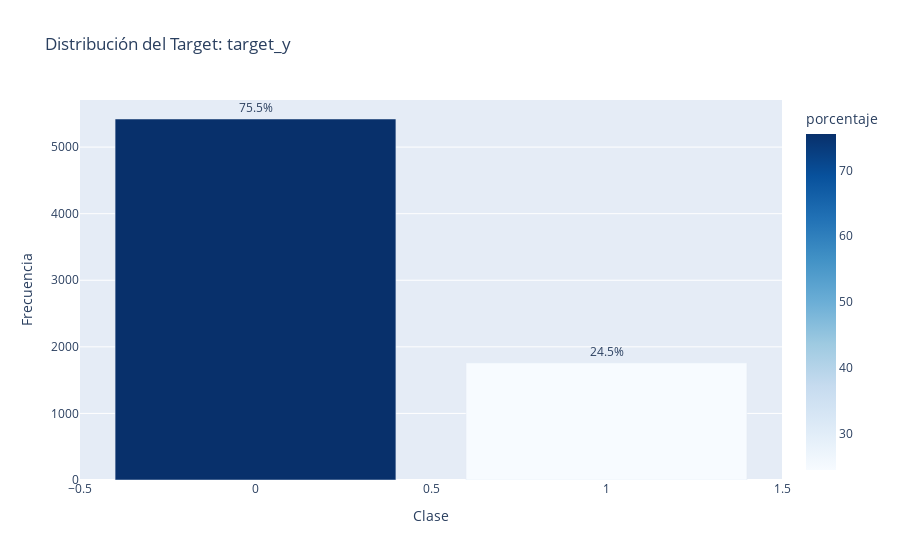
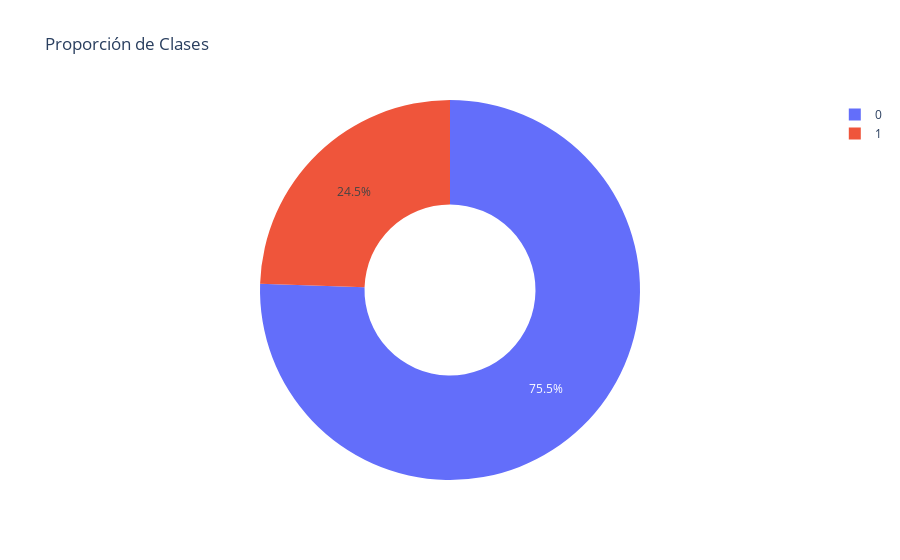
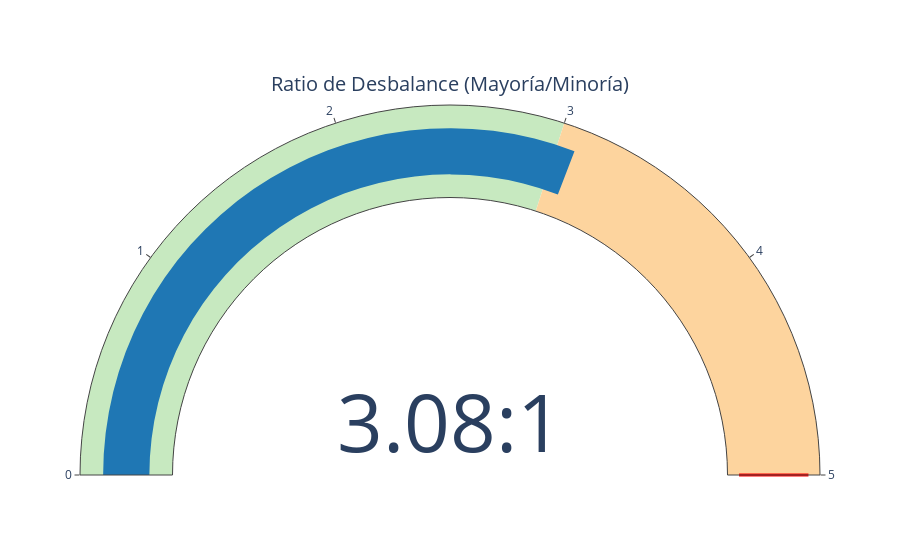

The cell these charts' notebook holds for them, in order:
### Markdown cell above
### 📊 Exploración del Target: Entendiendo el Desbalance

Antes de modelar, es crucial entender la distribución de nuestra variable objetivo.

### Code cell
# Exploración del Target (versión interactiva y legible)
target_col_raw = TARGET_COL if TARGET_COL in df_raw.columns else df_raw.columns[-1]
y_raw = df_raw[target_col_raw]

# Conteos y métricas básicas
counts = y_raw.value_counts(dropna=False)
n_classes = len(counts)
imbalance_ratio = counts.max() / counts.min() if n_classes > 1 else 1

summary_lines = [
    f"Clases: {n_classes}",
    f"Mayoría: {counts.idxmax()} ({counts.max():,} | {counts.max()/len(y_raw)*100:.2f}%)",
]
if n_classes > 1:
    summary_lines.append(
        f"Minoría: {counts.idxmin()} ({counts.min():,} | {counts.min()/len(y_raw)*100:.2f}%)")
summary_lines.append(f"Ratio desbalance: {imbalance_ratio:.1f}:1")

# --- Gráfico 1: Barras ordenadas ---
bar_df = counts.reset_index()
bar_df.columns = ['clase', 'frecuencia']
bar_df['porcentaje'] = bar_df['frecuencia'] / len(y_raw) * 100
bar_fig = px.bar(
    bar_df.sort_values('frecuencia', ascending=False),
    x='clase', y='frecuencia',
    color='porcentaje', color_continuous_scale='Blues',
    text=bar_df.sort_values('frecuencia', ascending=False)[
        'porcentaje'].map(lambda v: f"{v:.1f}%"),
    title=f"Distribución del Target: {target_col_raw}"
)
bar_fig.update_layout(
    showlegend=False, yaxis_title='Frecuencia', xaxis_title='Clase')
bar_fig.update_traces(textposition='outside')

# --- Gráfico 2: Donut para proporciones ---
pie_fig = px.pie(
    bar_df,
    names='clase',
    values='frecuencia',
    hole=0.45,
    color='clase',
    title='Proporción de Clases'
)

# --- Gráfico 3: Indicador de desbalance ---
indicator_fig = go.Figure(go.Indicator(
    mode='number+gauge',
    value=imbalance_ratio,
    number={'suffix': ':1'},
    gauge={
        'axis': {'range': [0, max(imbalance_ratio * 1.2, 5)]},
        'bar': {'color': '#1f77b4'},
        'steps': [
            {'range': [0, 3], 'color': '#c7e9c0'},
            {'range': [3, 7], 'color': '#fdd49e'},
            {'range': [7, max(imbalance_ratio * 1.2, 5)], 'color': '#fdae6b'}
        ],
        'threshold': {
            'line': {'color': 'red', 'width': 3},
            'thickness': 0.75,
            'value': 10
        }
    },
    title={'text': 'Ratio de Desbalance (Mayoría/Minoría)'}
))

# --- Gráfico 4 opcional: Evolución temporal del target (si existe fecha y es binario) ---
fig_time = None
if n_classes == 2:
    date_candidates = [c for c in df_raw.columns if c != target_col_raw and (
        np.issubdtype(df_raw[c].dtype, np.datetime64) or
        (df_raw[c].dtype == object and pd.to_datetime(
            df_raw[c], errors='coerce').notna().mean() > 0.7)
    )]
    if date_candidates:
        date_col = date_candidates[0]
        temp = df_raw[[date_col, target_col_raw]].copy()
        temp[date_col] = pd.to_datetime(temp[date_col], errors='coerce')
        temp = temp.dropna(subset=[date_col])
        temp['periodo'] = temp[date_col].dt.to_period('M').dt.to_timestamp()

        # Mapear clases a 0/1 para tasa (minoría = 1)
        class_order = counts.index.tolist()
        mapping = {class_order[0]: 0, class_order[1]: 1}
        temp['target_num'] = temp[target_col_raw].map(mapping)

        agg = temp.groupby('periodo').agg(tasa_default=(
            'target_num', 'mean'), volumen=('target_num', 'size')).reset_index()
        if len(agg) > 1:
            fig_time = px.line(agg, x='periodo', y='tasa_default', markers=True,
                               title=f"Tasa de target a lo largo del tiempo ({date_col})",
                               labels={'tasa_default': 'Tasa (minoría)', 'periodo': 'Periodo'})
            fig_time.update_yaxes(tickformat='.0%', range=[
                                  0, min(1, agg['tasa_default'].max() * 1.2)])
            fig_time.update_traces(line={'color': '#e74c3c'})

# --- Mostrar ---
print("\n📈 Resumen del Target")
for line in summary_lines:
    print("   - " + line)
if imbalance_ratio > 10:
    print("   ⚠️ Alto desbalance: evita accuracy, usa AUC / f1-minoría / PR-AUC.")

bar_fig.show()
pie_fig.show()
indicator_fig.show()
if fig_time is not None:
    fig_time.show()

### Figure 1 — Plotly figure (JSON) as saved in the notebook; plotly's stock layout.template omitted (floating-point values rounded to 4 significant figures)
{"data": [{"hovertemplate": "clase=%{x}<br>frecuencia=%{y}<br>text=%{text}<br>porcentaje=%{marker.color}<extra></extra>", "legendgroup": "", "marker": {"color": [75.52, 24.48], "coloraxis": "coloraxis", "pattern": {"shape": ""}}, "name": "", "orientation": "v", "showlegend": false, "text": ["75.5%", "24.5%"], "textposition": "outside", "type": "bar", "x": [0, 1], "xaxis": "x", "y": [5422, 1758], "yaxis": "y"}], "layout": {"barmode": "relative", "coloraxis": {"colorbar": {"title": {"text": "porcentaje"}}, "colorscale": [[0, "rgb(247,251,255)"], [0.125, "rgb(222,235,247)"], [0.25, "rgb(198,219,239)"], [0.375, "rgb(158,202,225)"], [0.5, "rgb(107,174,214)"], [0.625, "rgb(66,146,198)"], [0.75, "rgb(33,113,181)"], [0.875, "rgb(8,81,156)"], [1, "rgb(8,48,107)"]]}, "legend": {"tracegroupgap": 0}, "showlegend": false, "title": {"text": "Distribución del Target: target_y"}, "xaxis": {"anchor": "y", "domain": [0, 1], "title": {"text": "Clase"}}, "yaxis": {"anchor": "x", "domain": [0, 1], "title": {"text": "Frecuencia"}}}}

### Figure 2 — Plotly figure (JSON) as saved in the notebook; plotly's stock layout.template omitted (floating-point values rounded to 4 significant figures)
{"data": [{"customdata": [[0], [1]], "domain": {"x": [0, 1], "y": [0, 1]}, "hole": 0.45, "hovertemplate": "clase=%{customdata[0]}<br>frecuencia=%{value}<extra></extra>", "labels": [0, 1], "legendgroup": "", "marker": {"colors": ["#636efa", "#EF553B"]}, "name": "", "showlegend": true, "type": "pie", "values": [5422, 1758]}], "layout": {"legend": {"tracegroupgap": 0}, "title": {"text": "Proporción de Clases"}}}

### Figure 3 — Plotly figure (JSON) as saved in the notebook; plotly's stock layout.template omitted (floating-point values rounded to 4 significant figures)
{"data": [{"gauge": {"axis": {"range": [0, 5]}, "bar": {"color": "#1f77b4"}, "steps": [{"color": "#c7e9c0", "range": [0, 3]}, {"color": "#fdd49e", "range": [3, 7]}, {"color": "#fdae6b", "range": [7, 5]}], "threshold": {"line": {"color": "red", "width": 3}, "thickness": 0.75, "value": 10}}, "mode": "number+gauge", "number": {"suffix": ":1"}, "title": {"text": "Ratio de Desbalance (Mayoría/Minoría)"}, "type": "indicator", "value": 3.084}], "layout": {}}
